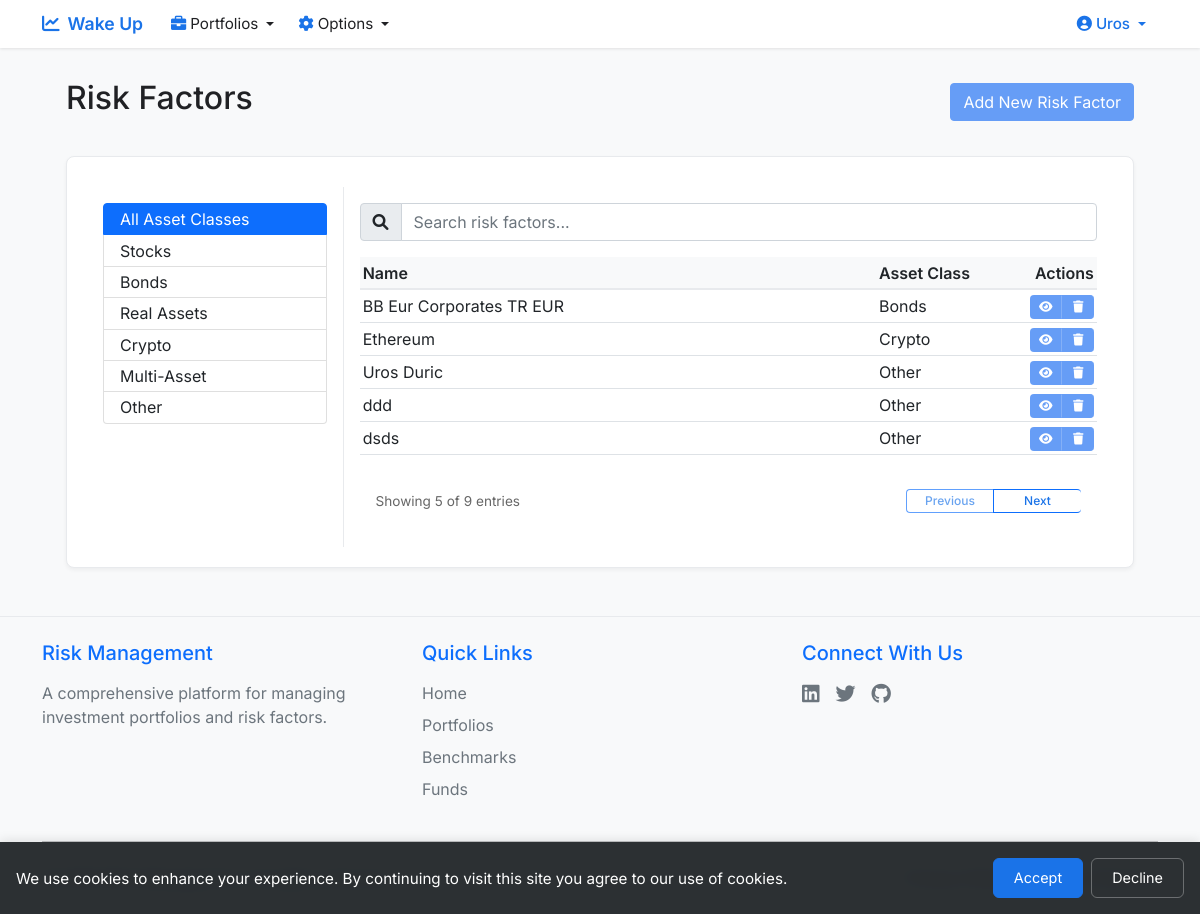
Page /get_risk_factors (signed in) on the earlier database version.
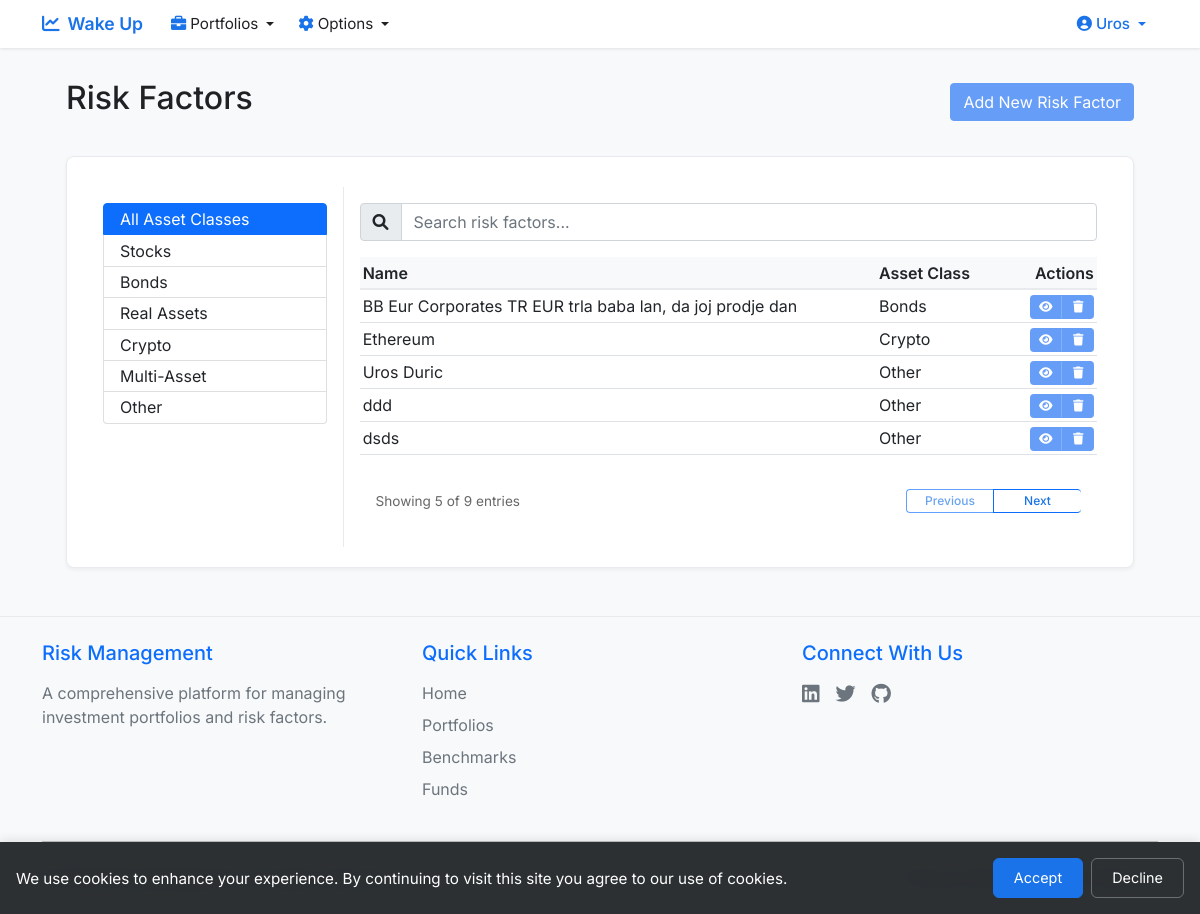
Same page on the later database version.
### app.py (models this page shows, shortened)
class User(UserMixin, db.Model):
    id = db.Column(db.Integer, primary_key=True)
    email = db.Column(db.String(120), unique=True, nullable=False)
    name = db.Column(db.String(80), nullable=False)
    password_hash = db.Column(db.String(128))
    user_type = db.Column(db.String(20), default='beginner')
    created_at = db.Column(db.DateTime, default=datetime.utcnow)
    birthday = db.Column(db.Date, nullable=True)
    portfolios = db.relationship('Portfolio', backref='user', lazy=True)
    benchmarks = db.relationship('Benchmark', back_populates='user', lazy=True)
    funds = db.relationship('Fund', back_populates='user', lazy=True)
    def is_admin(self):
        return self.user_type == 'admin'

class RiskFactor(db.Model):
    __tablename__ = 'risk_factor'
    id = db.Column(db.Integer, primary_key=True)
    name = db.Column(db.String(120), nullable=False, unique=True)
    description = db.Column(db.Text, nullable=True)
    asset_class = db.Column(db.String(20), nullable=False, default='Other')
    created_at = db.Column(db.DateTime, nullable=False, default=datetime.utcnow)
    data = db.relationship('RiskFactorData', backref='risk_factor', lazy=True)
    benchmarks = db.relationship('Benchmark', back_populates='risk_factor', lazy=True)

### app.py (the view)
@app.route('/get_risk_factors')
@login_required
def get_risk_factors():
    if not current_user.is_admin():
        flash('You do not have permission to access this page.', 'error')
        return redirect(url_for('home'))
    risk_factors = RiskFactor.query.order_by(RiskFactor.asset_class, RiskFactor.name).all()
    return render_template('risk_factors.html', risk_factors=risk_factors, asset_classes=ASSET_CLASSES)

### templates/risk_factors.html (shortened to what this page needs)
{% extends "base.html" %}
{% block content %}
<div class="container-fluid px-4">
    <div class="d-flex justify-content-between align-items-center mb-4">
        <h2>Risk Factors</h2>
        {% if current_user.is_admin() %}
        <a href="{{ url_for('new_risk_factor') }}" class="btn btn-primary">Add New Risk Factor</a>
        {% endif %}
    </div>
    <div class="card" style="padding: 30px 20px 20px 20px;">
        <div class="card-body p-0">
            <div class="row g-0">
                <div class="col-md-3 border-end">
                    <div class="p-3">
                        <div class="list-group">
                            <button type="button" class="list-group-item list-group-item-action active" data-asset-class="all">
                                All Asset Classes
                            </button>
                            {% for asset_class in asset_classes %}
                            <button type="button" class="list-group-item list-group-item-action" data-asset-class="{{ asset_class }}">
                                {{ asset_class }}
                            </button>
                            {% endfor %}
                        </div>
                    </div>
                </div>
                <div class="col-md-9">
                    <div class="p-3 d-flex flex-column" style="height: 100%;">
                        <div class="mb-3">
                            <div class="input-group">
                                <span class="input-group-text">
                                    <i class="fas fa-search"></i>
                                </span>
                                <input type="text" class="form-control" id="searchInput" placeholder="Search risk factors...">
                            </div>
                        </div>
                        <div class="table-container flex-grow-1 d-flex flex-column">
                            <div class="table-responsive flex-grow-1">
                                <table class="table table-hover mb-0" id="riskFactorsTable">
                                    <thead>
                                        <tr>
                                            <th style="width: 70%">Name</th>
                                            <th style="width: 15%">Asset Class</th>
                                            <th style="width: 15%; text-align: right">Actions</th>
                                        </tr>
                                    </thead>
                                    <tbody>
                                        {% for risk_factor in risk_factors %}
                                        <tr data-asset-class="{{ risk_factor.asset_class }}">
                                            <td class="text-truncate" style="max-width: 0;" title="{{ risk_factor.name }}">{{ risk_factor.name }}</td>
                                            <td class="text-truncate" style="max-width: 0;">{{ risk_factor.asset_class }}</td>
                                            <td class="text-end">
                                                <div class="btn-group">
                                                    <a href="{{ url_for('view_risk_factor', id=risk_factor.id) }}"
                                                       class="btn btn-primary btn-sm"
                                                       title="View Data">
                                                        <i class="fas fa-eye"></i>
                                                    </a>
                                                    {% if current_user.is_admin() %}
                                                    <form action="{{ url_for('delete_risk_factor', id=risk_factor.id) }}" method="POST" style="display: inline;">
                                                        <button type="submit" class="btn btn-primary btn-sm"
                                                                title="Delete"
                                                                onclick="return confirm('Are you sure you want to delete this risk factor?')">
                                                            <i class="fas fa-trash"></i>
                                                        </button>
                                                    </form>
                                                    {% endif %}
                                                </div>
                                            </td>
                                        </tr>
                                        {% endfor %}
                                    </tbody>
                                </table>
                            </div>
                            <div class="d-flex justify-content-between align-items-center mt-3">
                                <div class="ps-3 pagination-text">
                                    Showing <span id="showingCount">0</span> of <span id="totalCount">0</span> entries
                                </div>
                                <div class="btn-group pe-3">
                                    <button type="button" class="btn btn-outline-primary" id="prevPage" disabled>Previous</button>
                                    <button type="button" class="btn btn-outline-primary" id="nextPage" disabled>Next</button>
                                </div>
                            </div>
                        </div>
                    </div>
                </div>
            </div>
        </div>
    </div>
</div>
{% endblock %}

### templates/base.html (shortened to what this page needs)
<!DOCTYPE html>
<html lang="en">
<head>
    <link href="https://cdn.jsdelivr.net/npm/bootstrap@5.1.3/dist/css/bootstrap.min.css" rel="stylesheet">
    <link href="https://cdnjs.cloudflare.com/ajax/libs/font-awesome/6.0.0/css/all.min.css" rel="stylesheet">
</head>
<body>
    <nav class="navbar navbar-expand-lg">
        <div class="container">
            <a class="navbar-brand" href="{{ url_for('home') }}">
                <i class="fas fa-chart-line me-2"></i>Wake Up
            </a>
            <div class="collapse navbar-collapse" id="navbarNav">
                <ul class="navbar-nav me-auto">
                    {% if current_user.is_authenticated %}
                    <li class="nav-item dropdown">
                        <a class="nav-link dropdown-toggle" href="#" id="portfoliosDropdown" role="button" data-bs-toggle="dropdown">
                            <i class="fas fa-briefcase me-1"></i>Portfolios
                        </a>
                    </li>
                    <li class="nav-item dropdown">
                        <a class="nav-link dropdown-toggle" href="#" id="optionsDropdown" role="button" data-bs-toggle="dropdown">
                            <i class="fas fa-cog me-1"></i>Options
                        </a>
                    </li>
                    {% endif %}
                </ul>
                <ul class="navbar-nav ms-auto">
                    {% if current_user.is_authenticated %}
                    <li class="nav-item dropdown">
                        <a class="nav-link dropdown-toggle profile-link" href="#" id="profileDropdown" role="button" data-bs-toggle="dropdown">
                            <i class="fas fa-user-circle me-1"></i>{{ current_user.name }}
                        </a>
                    </li>
                    {% endif %}
                </ul>
            </div>
        </div>
    </nav>
    <div class="main-content">
        <div class="container mt-4 pb-5">
            {% block content %}{% endblock %}
        </div>
    </div>
    <div id="cookieConsent" class="cookie-consent" style="display: none;">
        <div class="cookie-content">
            <p>We use cookies to enhance your experience. By continuing to visit this site you agree to our use of cookies.</p>
            <div class="cookie-buttons">
                <button onclick="acceptCookies()" class="btn btn-primary">Accept</button>
                <button onclick="declineCookies()" class="btn btn-secondary">Decline</button>
            </div>
        </div>
    </div>
    <footer class="footer mt-auto py-4 bg-light">
        <div class="container">
            <div class="row">
                <div class="col-md-4 mb-3 mb-md-0">
                    <h5 class="text-primary mb-3">Risk Management</h5>
                    <p class="text-muted mb-0">A comprehensive platform for managing investment portfolios and risk factors.</p>
                </div>
                <div class="col-md-4 mb-3 mb-md-0">
                    <h5 class="text-primary mb-3">Quick Links</h5>
                    <ul class="list-unstyled">
                        <li class="mb-2"><a href="{{ url_for('home') }}" class="text-decoration-none text-muted">Home</a></li>
                        <li class="mb-2"><a href="{{ url_for('get_portfolios') }}" class="text-decoration-none text-muted">Portfolios</a></li>
                        <li class="mb-2"><a href="{{ url_for('get_benchmarks') }}" class="text-decoration-none text-muted">Benchmarks</a></li>
                        <li class="mb-2"><a href="{{ url_for('get_funds') }}" class="text-decoration-none text-muted">Funds</a></li>
                    </ul>
                </div>
                <div class="col-md-4">
                    <h5 class="text-primary mb-3">Connect With Us</h5>
                    <div class="d-flex gap-3">
                        <a href="#" class="text-muted text-decoration-none" title="LinkedIn">
                            <i class="fab fa-linkedin fa-lg"></i>
                        </a>
                        <a href="#" class="text-muted text-decoration-none" title="Twitter">
                            <i class="fab fa-twitter fa-lg"></i>
                        </a>
                        <a href="#" class="text-muted text-decoration-none" title="GitHub">
                            <i class="fab fa-github fa-lg"></i>
                        </a>
                    </div>
                </div>
            </div>
            <div class="row align-items-center">
                <div class="col-md-6 text-center text-md-start">
                    <p class="text-muted mb-0">&copy; {{ now.year }} Risk Management. All rights reserved.</p>
                </div>
                <div class="col-md-6 text-center text-md-end">
                    <a href="{{ url_for('privacy_policy') }}" class="text-muted text-decoration-none me-3">Privacy Policy</a>
                    <a href="#" class="text-muted text-decoration-none">Terms of Service</a>
                </div>
            </div>
        </div>
    </footer>
</body>
</html>

Differences in the rows shown:
changed RiskFactor "Bonds": name "BB Eur Corporates TR EUR" → "BB Eur Corporates TR EUR trla baba lan, da joj prodje dan"
